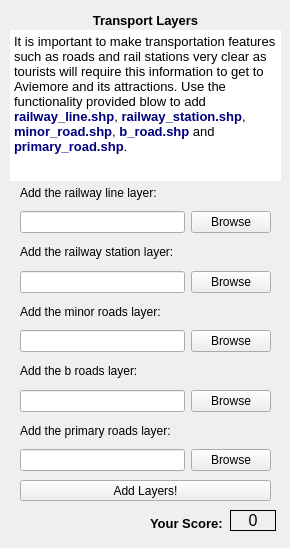
  <widget class="QWizardPage" name="wizardPage5">
   <widget class="QLabel" name="label_11">
    <property name="geometry">
     <rect>
      <x>70</x>
      <y>10</y>
      <width>151</width>
      <height>21</height>
     </rect>
    </property>
    <property name="font">
     <font>
      <pointsize>10</pointsize>
      <weight>75</weight>
      <bold>true</bold>
     </font>
    </property>
    <property name="text">
     <string>Transport Layers</string>
    </property>
    <property name="alignment">
     <set>Qt::AlignCenter</set>
    </property>
   </widget>
   <widget class="QTextBrowser" name="textBrowser_6">
    <property name="geometry">
     <rect>
      <x>10</x>
      <y>30</y>
      <width>271</width>
      <height>151</height>
     </rect>
    </property>
    <property name="frameShape">
     <enum>QFrame::NoFrame</enum>
    </property>
    <property name="frameShadow">
     <enum>QFrame::Plain</enum>
    </property>
    <property name="html">
     <string>&lt;!DOCTYPE HTML PUBLIC &quot;-//W3C//DTD HTML 4.0//EN&quot; &quot;http://www.w3.org/TR/REC-html40/strict.dtd&quot;&gt;
&lt;html&gt;&lt;head&gt;&lt;meta name=&quot;qrichtext&quot; content=&quot;1&quot; /&gt;&lt;style type=&quot;text/css&quot;&gt;
p, li { white-space: pre-wrap; }
&lt;/style&gt;&lt;/head&gt;&lt;body style=&quot; font-family:'MS Shell Dlg 2'; font-size:8.25pt; font-weight:400; font-style:normal;&quot;&gt;
&lt;p style=&quot; margin-top:0px; margin-bottom:0px; margin-left:0px; margin-right:0px; -qt-block-indent:0; text-indent:0px;&quot;&gt;&lt;span style=&quot; font-size:10pt;&quot;&gt;It is important to make transportation features such as roads and rail stations very clear as tourists will require this information to get to Aviemore and its attractions. Use the functionality provided blow to add&lt;/span&gt;&lt;span style=&quot; font-size:10pt; font-weight:600; color:#00007f;&quot;&gt; railway_line.shp&lt;/span&gt;&lt;span style=&quot; font-size:10pt;&quot;&gt;, &lt;/span&gt;&lt;span style=&quot; font-size:10pt; font-weight:600; color:#00007f;&quot;&gt;railway_station.shp&lt;/span&gt;&lt;span style=&quot; font-size:10pt;&quot;&gt;, &lt;/span&gt;&lt;span style=&quot; font-size:10pt; font-weight:600; color:#00007f;&quot;&gt;minor_road.shp&lt;/span&gt;&lt;span style=&quot; font-size:10pt;&quot;&gt;,&lt;/span&gt;&lt;span style=&quot; font-size:10pt; font-weight:600; color:#00007f;&quot;&gt; b_road.shp&lt;/span&gt;&lt;span style=&quot; font-size:10pt;&quot;&gt; and &lt;/span&gt;&lt;span style=&quot; font-size:10pt; font-weight:600; color:#00007f;&quot;&gt;primary_road.shp&lt;/span&gt;&lt;span style=&quot; font-size:10pt;&quot;&gt;.&lt;/span&gt;&lt;/p&gt;&lt;/body&gt;&lt;/html&gt;</string>
    </property>
   </widget>
   <widget class="QPushButton" name="AddLayersButton">
    <property name="geometry">
     <rect>
      <x>20</x>
      <y>480</y>
      <width>251</width>
      <height>21</height>
     </rect>
    </property>
    <property name="text">
     <string>Add Layers!</string>
    </property>
   </widget>
   <widget class="QLabel" name="label_13">
    <property name="geometry">
     <rect>
      <x>150</x>
      <y>508</y>
      <width>81</width>
      <height>31</height>
     </rect>
    </property>
    <property name="font">
     <font>
      <pointsize>10</pointsize>
      <weight>75</weight>
      <bold>true</bold>
     </font>
    </property>
    <property name="text">
     <string>Your Score:</string>
    </property>
   </widget>
   <widget class="QLabel" name="Score_label_4">
    <property name="geometry">
     <rect>
      <x>230</x>
      <y>510</y>
      <width>46</width>
      <height>21</height>
     </rect>
    </property>
    <property name="font">
     <font>
      <pointsize>12</pointsize>
     </font>
    </property>
    <property name="frameShape">
     <enum>QFrame::Panel</enum>
    </property>
    <property name="text">
     <string>0</string>
    </property>
    <property name="alignment">
     <set>Qt::AlignCenter</set>
    </property>
   </widget>
   <widget class="QWidget" name="layoutWidget">
    <property name="geometry">
     <rect>
      <x>20</x>
      <y>180</y>
      <width>251</width>
      <height>291</height>
     </rect>
    </property>
    <layout class="QGridLayout" name="gridLayout">
     <item row="0" column="0">
      <widget class="QLabel" name="label_12">
       <property name="text">
        <string>Add the railway line layer:</string>
       </property>
      </widget>
     </item>
     <item row="1" column="0">
      <widget class="QLineEdit" name="railLineEdit"/>
     </item>
     <item row="1" column="1">
      <widget class="QPushButton" name="railBrowseButton">
       <property name="text">
        <string>Browse</string>
       </property>
      </widget>
     </item>
     <item row="2" column="0">
      <widget class="QLabel" name="label_14">
       <property name="text">
        <string>Add the railway station layer:</string>
       </property>
      </widget>
     </item>
     <item row="3" column="0">
      <widget class="QLineEdit" name="railStationLineEdit"/>
     </item>
     <item row="3" column="1">
      <widget class="QPushButton" name="railStationBrowseButton">
       <property name="text">
        <string>Browse</string>
       </property>
      </widget>
     </item>
     <item row="4" column="0">
      <widget class="QLabel" name="label_15">
       <property name="text">
        <string>Add the minor roads layer:</string>
       </property>
      </widget>
     </item>
     <item row="5" column="0">
      <widget class="QLineEdit" name="minorRdLineEdit"/>
     </item>
     <item row="5" column="1">
      <widget class="QPushButton" name="minorRdBrowseButton">
       <property name="text">
        <string>Browse</string>
       </property>
      </widget>
     </item>
     <item row="6" column="0">
      <widget class="QLabel" name="label_16">
       <property name="text">
        <string>Add the b roads layer:</string>
       </property>
      </widget>
     </item>
     <item row="7" column="0">
      <widget class="QLineEdit" name="bRoadsLineEdit"/>
     </item>
     <item row="7" column="1">
      <widget class="QPushButton" name="bRoadsBrowseButton">
       <property name="text">
        <string>Browse</string>
       </property>
      </widget>
     </item>
     <item row="8" column="0">
      <widget class="QLabel" name="label_17">
       <property name="text">
        <string>Add the primary roads layer:</string>
       </property>
      </widget>
     </item>
     <item row="9" column="0">
      <widget class="QLineEdit" name="priRoadsLineEdit"/>
     </item>
     <item row="9" column="1">
      <widget class="QPushButton" name="priRoadsBrowseButton">
       <property name="text">
        <string>Browse</string>
       </property>
      </widget>
     </item>
    </layout>
   </widget>
  </widget>
